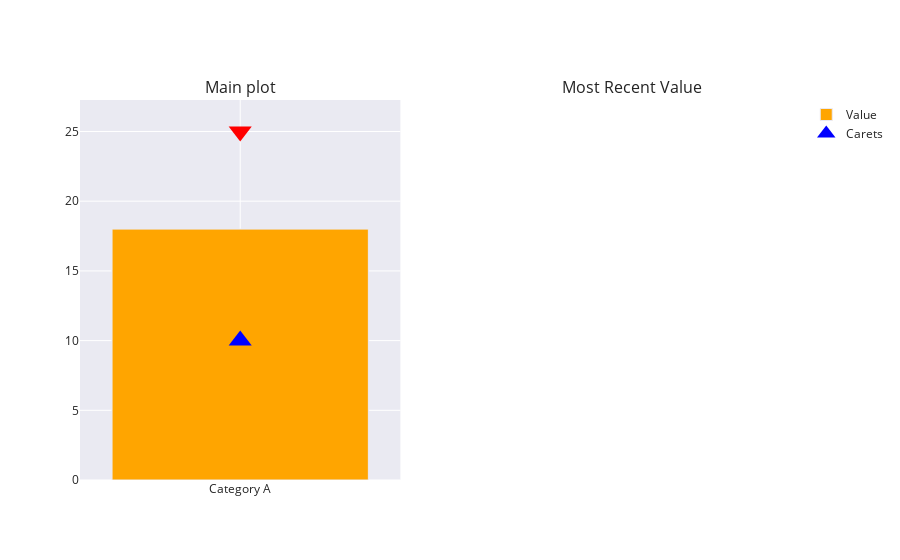

Here is the notebook cell this chart was saved with:
### Code cell
fig.show()

### Figure 1 — Plotly figure (JSON) as saved in the notebook; plotly's stock layout.template omitted (floating-point values rounded to 4 significant figures)
{"data": [{"marker": {"color": "orange", "line": {"width": 1}}, "name": "Value", "orientation": "v", "type": "bar", "x": ["Category A"], "xaxis": "x", "y": [18], "yaxis": "y"}, {"marker": {"color": ["blue", "red"], "size": 20, "symbol": ["triangle-up", "triangle-down"]}, "mode": "markers", "name": "Carets", "type": "scatter", "x": ["Category A", "Category A"], "xaxis": "x", "y": [10, 25], "yaxis": "y"}], "layout": {"annotations": [{"font": {"size": 16}, "showarrow": false, "text": "Main plot", "x": 0.225, "xanchor": "center", "xref": "paper", "y": 1, "yanchor": "bottom", "yref": "paper"}, {"font": {"size": 16}, "showarrow": false, "text": "Most Recent Value", "x": 0.775, "xanchor": "center", "xref": "paper", "y": 1, "yanchor": "bottom", "yref": "paper"}], "xaxis": {"anchor": "y", "domain": [0, 0.45]}, "xaxis2": {"anchor": "y2", "domain": [0.55, 1]}, "yaxis": {"anchor": "x", "domain": [0, 1]}, "yaxis2": {"anchor": "x2", "domain": [0, 1]}}}
